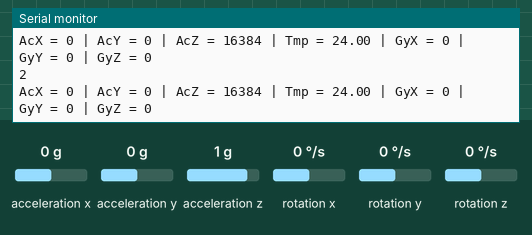
Bench run of a sketch on a simulated Arduino Uno, built with avr-gcc and run on an emulated ATmega328P. On the bench: the last lines printed to the serial monitor. Wiring (inferred from the names in the program): MPU-6050 motion sensor at I2C address 0x68. The test bench sets the inputs (shaded band); at power-on: acceleration x 0 g, acceleration y 0 g, acceleration z 1 g, rotation x 0 °/s, rotation y 0 °/s, rotation z 0 °/s.

Above: at 1.8 s.
1.9 s: acceleration x set to -1.4 g
At 2.6 s:
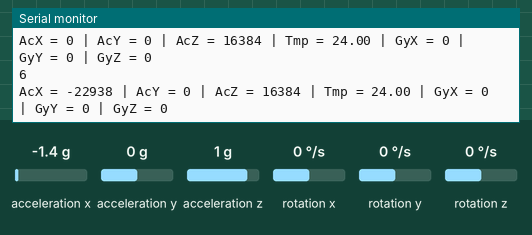
3.4 s: acceleration y set to -1.4 g
At 4.4 s:
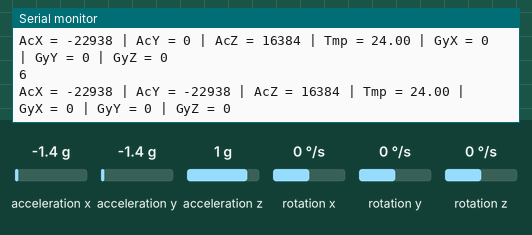
4.9 s: acceleration z set to -1.4 g
At 5.8 s:
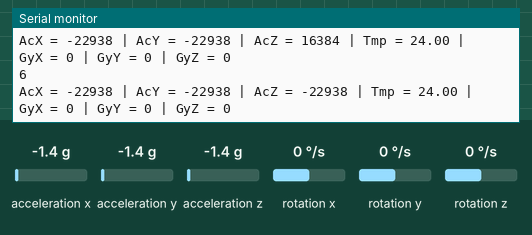
6.4 s: rotation x set to -192 °/s
At 7.7 s:
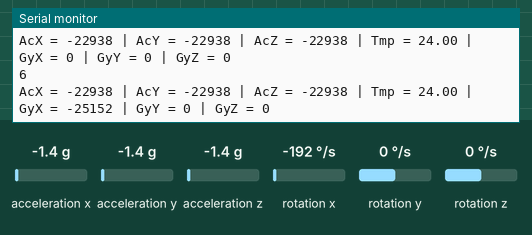
7.9 s: rotation y set to -192 °/s
At 8.8 s:
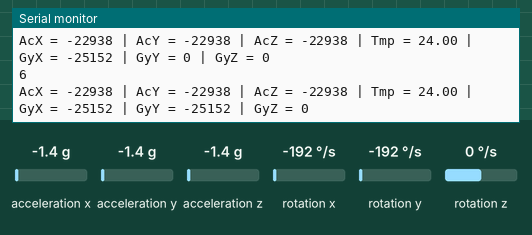

Measured:
- after the input at 1.9 s, the serial monitor: prints a new line after 0.11 s (image 1)
- after the input at 3.4 s, the serial monitor: prints a new line after 0.62 s (image 2)
- after the input at 4.9 s, the serial monitor: prints a new line after 0.12 s (image 3)
- after the input at 6.4 s, the serial monitor: prints a new line after 0.63 s (image 4)
- after the input at 7.9 s, the serial monitor: prints a new line after 0.13 s (image 5)

The sketch:

prototype.ino
```cpp
// MPU-6050 Short Example Sketch
// By Arduino User JohnChi
// August 17, 2014
// Public Domain

#include<Wire.h>

const int MPU_addr=0x68; // I2C address of the MPU-6050
int16_t AcX,AcY,AcZ,Tmp,GyX,GyY,GyZ;
uint16_t orientation; // 1..6

struct Acceleration {
  int16_t x;
  int16_t y;
  int16_t z;
};

Acceleration currentAcceleration = {0,0,0};

uint16_t obtainOrientation(Acceleration acceleration) {
  if (acceleration.x > 13000) return 1;
  if (acceleration.x < -13000) return 6;
  if (acceleration.y < -13000) return 3;
  if (acceleration.y > 13000) return 4;
  if (acceleration.z > 13000) return 2;
  if (acceleration.z < -13000) return 5;
  return 0;
}

void readAccelerometer() {
  Wire.beginTransmission(MPU_addr);
  Wire.write(0x3B); // starting with register 0x3B (ACCEL_XOUT_H)
  Wire.endTransmission(false);
  Wire.requestFrom(MPU_addr,14,true); // request a total of 14 registers

  AcX=Wire.read()<<8|Wire.read(); // 0x3B (ACCEL_XOUT_H) & 0x3C (ACCEL_XOUT_L)
  AcY=Wire.read()<<8|Wire.read(); // 0x3D (ACCEL_YOUT_H) & 0x3E (ACCEL_YOUT_L)
  AcZ=Wire.read()<<8|Wire.read(); // 0x3F (ACCEL_ZOUT_H) & 0x40 (ACCEL_ZOUT_L)
  Tmp=Wire.read()<<8|Wire.read(); // 0x41 (TEMP_OUT_H) & 0x42 (TEMP_OUT_L)
  GyX=Wire.read()<<8|Wire.read(); // 0x43 (GYRO_XOUT_H) & 0x44 (GYRO_XOUT_L)
  GyY=Wire.read()<<8|Wire.read(); // 0x45 (GYRO_YOUT_H) & 0x46 (GYRO_YOUT_L)
  GyZ=Wire.read()<<8|Wire.read(); // 0x47 (GYRO_ZOUT_H) & 0x48 (GYRO_ZOUT_L)

  currentAcceleration = {AcX, AcY, AcZ};

  orientation = obtainOrientation(currentAcceleration);

  Serial.println(orientation);

  Serial.print("AcX = "); Serial.print(currentAcceleration.x);
  Serial.print(" | AcY = "); Serial.print(currentAcceleration.y);
  Serial.print(" | AcZ = "); Serial.print(currentAcceleration.z);
  Serial.print(" | Tmp = "); Serial.print(Tmp/340.00+36.53); //equation for temperature in degrees C from datasheet
  Serial.print(" | GyX = "); Serial.print(GyX);
  Serial.print(" | GyY = "); Serial.print(GyY);
  Serial.print(" | GyZ = "); Serial.println(GyZ);
}

void setup(){
  Wire.begin();
  Wire.beginTransmission(MPU_addr);
  Wire.write(0x6B); // PWR_MGMT_1 register
  Wire.write(0); // set to zero (wakes up the MPU-6050)
  Wire.endTransmission(true);
  Serial.begin(115200);
}

void loop(){
   readAccelerometer();
   delay(1000);
}
```
